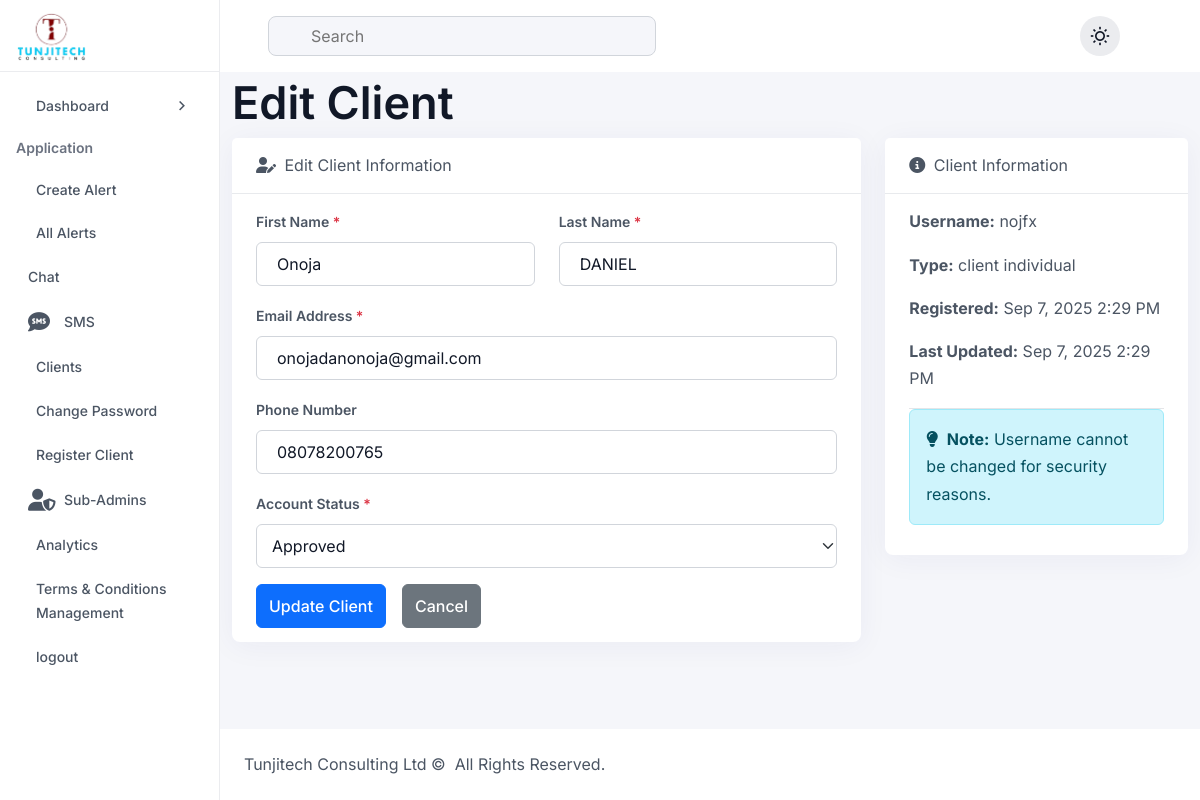
The page /admin/edit_client.php?id=2 (signed in) on the database its author committed.
### tables this page shows
CREATE TABLE `users` (
  `id` int(11) NOT NULL,
  `username` varchar(50) NOT NULL,
  `email` varchar(100) NOT NULL,
  `first_name` varchar(50) DEFAULT NULL,
  `last_name` varchar(50) DEFAULT NULL,
  `phone` varchar(20) DEFAULT NULL,
  `address` text DEFAULT NULL,
  `password` varchar(255) NOT NULL,
  `user_type` enum('admin','client_individual','client_company') DEFAULT 'client_individual',
  `company_name` varchar(100) DEFAULT NULL,
  `company_size` varchar(50) DEFAULT NULL,
  `status` enum('pending','approved','rejected') DEFAULT 'pending',
  `payment_plan` varchar(20) DEFAULT NULL,
  `payment_reference` varchar(100) DEFAULT NULL,
  `payment_date` timestamp NULL DEFAULT NULL,
  `subscription_expiry` date DEFAULT NULL,
  `created_at` timestamp NOT NULL DEFAULT current_timestamp(),
  `updated_at` timestamp NOT NULL DEFAULT current_timestamp() ON UPDATE current_timestamp()
);

### admin/edit_client.php (the view, shortened to what this page needs)
<?php
require_once ROOT_PATH . '/includes/functions.php';
$client_id = intval($_GET['id']);
$stmt = $pdo->prepare("SELECT * FROM users WHERE id = ? AND user_type LIKE 'client_%'");
$stmt->execute([$client_id]);
$client = $stmt->fetch(PDO::FETCH_ASSOC);
?>
<?php include 'include/header.php'; ?>
<div class="container-fluid">
    <h3 class="mt-4">Edit Client</h3>
    <div class="row">
        <div class="col-md-8">
            <div class="card mb-4">
                <div class="card-header">
                    <i class="fas fa-user-edit me-1"></i>
                    Edit Client Information
                </div>
                <div class="card-body">
                    <form method="POST" action="">
                        <div class="row">
                            <div class="col-md-6">
                                <div class="mb-3">
                                    <label for="first_name" class="form-label">First Name <span class="text-danger">*</span></label>
                                    <input type="text" class="form-control" id="first_name" name="first_name"
                                           value="<?php echo htmlspecialchars($client['first_name'] ?? ''); ?>" required>
                                </div>
                            </div>
                            <div class="col-md-6">
                                <div class="mb-3">
                                    <label for="last_name" class="form-label">Last Name <span class="text-danger">*</span></label>
                                    <input type="text" class="form-control" id="last_name" name="last_name"
                                           value="<?php echo htmlspecialchars($client['last_name'] ?? ''); ?>" required>
                                </div>
                            </div>
                        </div>
                        <div class="mb-3">
                            <label for="email" class="form-label">Email Address <span class="text-danger">*</span></label>
                            <input type="email" class="form-control" id="email" name="email"
                                   value="<?php echo htmlspecialchars($client['email'] ?? ''); ?>" required>
                        </div>
                        <div class="mb-3">
                            <label for="phone" class="form-label">Phone Number</label>
                            <input type="tel" class="form-control" id="phone" name="phone"
                                   value="<?php echo htmlspecialchars($client['phone'] ?? ''); ?>">
                        </div>
                        <div class="mb-3">
                            <label for="status" class="form-label">Account Status <span class="text-danger">*</span></label>
                            <select class="form-select" id="status" name="status" required>
                                <option value="approved" <?php echo ($client['status'] == 'approved') ? 'selected' : ''; ?>>Approved</option>
                            </select>
                        </div>
                        <div class="d-grid gap-2 d-md-flex">
                            <button type="submit" class="btn btn-primary me-md-2">Update Client</button>
                            <a href="clients.php" class="btn btn-secondary">Cancel</a>
                        </div>
                    </form>
                </div>
            </div>
        </div>
        <div class="col-md-4">
            <div class="card mb-4">
                <div class="card-header">
                    <i class="fas fa-info-circle me-1"></i>
                    Client Information
                </div>
                <div class="card-body">
                    <p><strong>Username:</strong> <?php echo htmlspecialchars($client['username'] ?? ''); ?></p>
                    <p><strong>Type:</strong> <?php echo str_replace('_', ' ', $client['user_type'] ?? ''); ?></p>
                    <p><strong>Registered:</strong>
                        <?php echo isset($client['created_at']) ? date('M j, Y g:i A', strtotime($client['created_at'])) : 'N/A'; ?>
                    </p>
                    <p><strong>Last Updated:</strong>
                        <?php echo isset($client['updated_at']) ? date('M j, Y g:i A', strtotime($client['updated_at'])) : 'N/A'; ?>
                    </p>
                    <div class="alert alert-info">
                        <i class="fas fa-lightbulb me-1"></i>
                        <strong>Note:</strong> Username cannot be changed for security reasons.
                    </div>
                </div>
            </div>
        </div>
    </div>
</div>
<?php include 'include/footer.php'; ?>

### rows shown on the page
users: first_name "Onoja", last_name "DANIEL", email "onojadanonoja@gmail.com", phone "08078200765", status "Approved", username "nojfx", user_type "client individual", created_at "Sep 7, 2025 2:29 PM", updated_at "Sep 7, 2025 2:29 PM"
